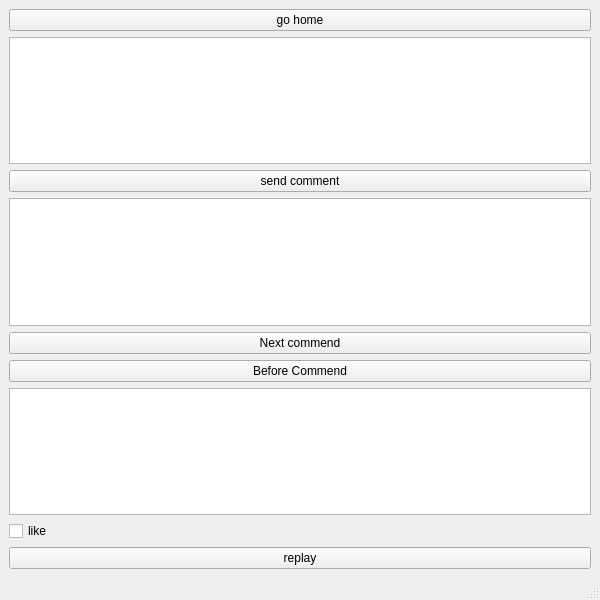
<?xml version="1.0" encoding="UTF-8"?>
<ui version="4.0">
 <class>MainWindow</class>
 <widget class="QMainWindow" name="MainWindow">
  <property name="geometry">
   <rect>
    <x>0</x>
    <y>0</y>
    <width>600</width>
    <height>600</height>
   </rect>
  </property>
  <property name="windowTitle">
   <string>MainWindow</string>
  </property>
  <widget class="QWidget" name="centralwidget">
   <layout class="QVBoxLayout" name="verticalLayout">
    <item>
     <widget class="QPushButton" name="homwButton">
      <property name="text">
       <string>go home</string>
      </property>
     </widget>
    </item>
    <item>
     <widget class="QTextBrowser" name="textBrowser"/>
    </item>
    <item>
     <widget class="QPushButton" name="sendCommentButton">
      <property name="text">
       <string>send comment</string>
      </property>
     </widget>
    </item>
    <item>
     <widget class="QTextBrowser" name="textBrowser_show_commend"/>
    </item>
    <item>
     <widget class="QPushButton" name="nextButton">
      <property name="text">
       <string>Next commend</string>
      </property>
     </widget>
    </item>
    <item>
     <widget class="QPushButton" name="beforeButton">
      <property name="text">
       <string>Before Commend</string>
      </property>
     </widget>
    </item>
    <item>
     <widget class="QTextBrowser" name="replaycomment_textBrowser"/>
    </item>
    <item>
     <widget class="QCheckBox" name="like_checkBox">
      <property name="text">
       <string>like</string>
      </property>
     </widget>
    </item>
    <item>
     <widget class="QPushButton" name="replayButton">
      <property name="text">
       <string>replay</string>
      </property>
     </widget>
    </item>
   </layout>
  </widget>
  <widget class="QMenuBar" name="menubar">
   <property name="geometry">
    <rect>
     <x>0</x>
     <y>0</y>
     <width>600</width>
     <height>22</height>
    </rect>
   </property>
  </widget>
  <widget class="QStatusBar" name="statusbar"/>
 </widget>
 <resources/>
 <connections/>
</ui>
